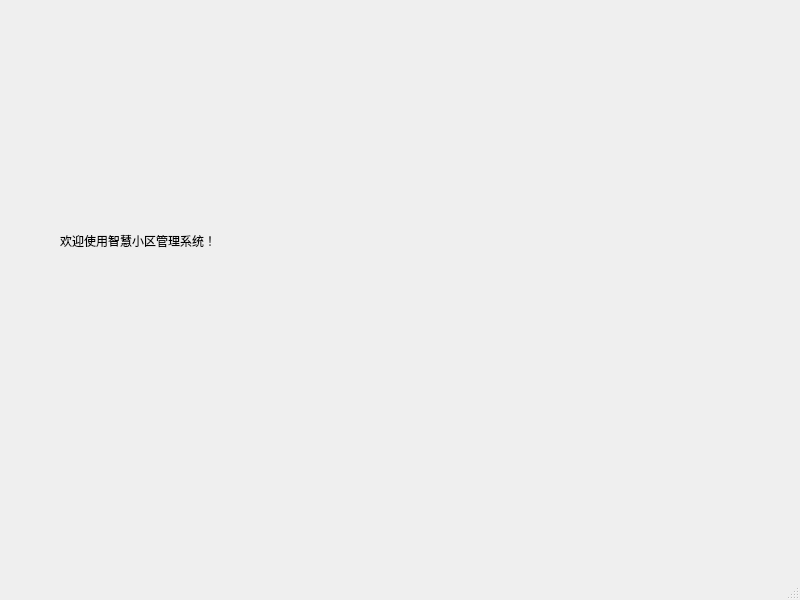
<?xml version="1.0" encoding="UTF-8"?>
<ui version="4.0">
 <class>adminwindow</class>
 <widget class="QMainWindow" name="adminwindow">
  <property name="geometry">
   <rect>
    <x>0</x>
    <y>0</y>
    <width>800</width>
    <height>600</height>
   </rect>
  </property>
  <property name="windowTitle">
   <string>物业管理人员主页面</string>
  </property>
  <property name="windowIcon">
   <iconset resource="photos.qrc">
    <normaloff>:/build-de-Desktop_Qt_5_12_2_MinGW_64_bit-Debug/05.jpg</normaloff>:/build-de-Desktop_Qt_5_12_2_MinGW_64_bit-Debug/05.jpg</iconset>
  </property>
  <widget class="QWidget" name="centralwidget">
   <widget class="QLabel" name="label">
    <property name="geometry">
     <rect>
      <x>60</x>
      <y>150</y>
      <width>661</width>
      <height>181</height>
     </rect>
    </property>
    <property name="styleSheet">
     <string notr="true">font: 40pt &quot;Agency FB&quot;;</string>
    </property>
    <property name="text">
     <string>欢迎使用智慧小区管理系统！</string>
    </property>
   </widget>
  </widget>
  <widget class="QStatusBar" name="statusbar"/>
  <widget class="QMenuBar" name="menuBar">
   <property name="geometry">
    <rect>
     <x>0</x>
     <y>0</y>
     <width>800</width>
     <height>21</height>
    </rect>
   </property>
  </widget>
  <action name="actionkjk">
   <property name="text">
    <string>kjk\</string>
   </property>
  </action>
 </widget>
 <resources>
  <include location="photos.qrc"/>
 </resources>
 <connections/>
</ui>
